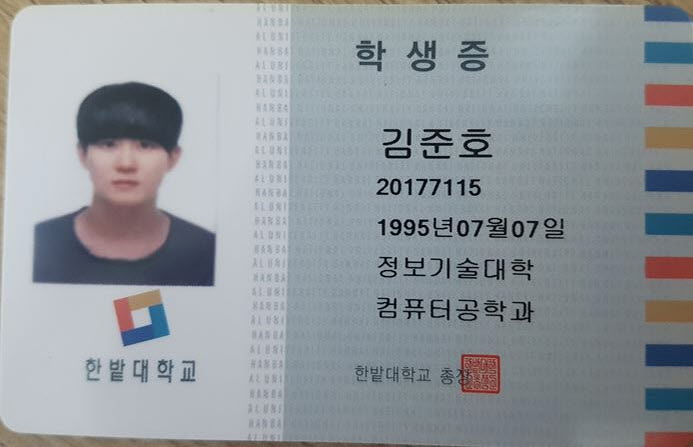
#> input picture test_images/screenshot/kimjunho.JPG, 693 x 447 px, found by its file name
$ python -i hanbatUNIV.py   (imports and definitions only)
#> lines starting #> are read from the running program, lines starting #| are printed output that depends on the picture
import cv2
import numpy as np
import yaml
import datetime
import pytesseract as ocr
from PIL import Image

configs = None
ocr.pytesseract.tesseract_cmd = 'C:\\Program Files\\Tesseract-OCR\\tesseract.exe'

# [31 lines left out: functions read_configs, resize, not called in this run]


def open_original(file_path):
#> called with file_path = '../test_images/screenshot/kimjunho.jpg'
    image_origin = cv2.imread(file_path)  # read image from file
#> image_origin is the input picture: shape (447, 693, 3); mean B, G, R 156.7, 151.7, 145.9
    return image_origin


def get_gray(image_origin):
    copy = image_origin.copy()  # copy the image to be processed
    image_grey = cv2.cvtColor(copy, cv2.COLOR_BGR2GRAY)  # apply gray-scale to the image
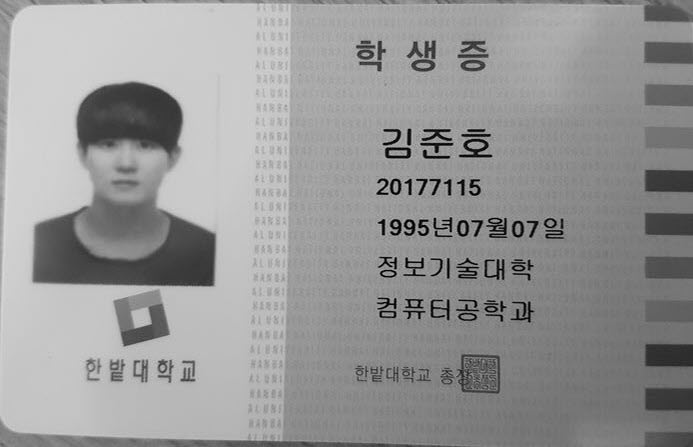
#> image_grey: shape (447, 693); min 1, max 218, mean 150.5
    return image_grey


# [8 lines left out: function get_canny, not called in this run]


def get_gradient(image_gray):
    copy = image_gray.copy()  # copy the image to be processed
    # get configs
    global configs
    kernel_size_row = configs['gradient']['kernel_size_row']
    kernel_size_col = configs['gradient']['kernel_size_col']
    # make kernel matrix for dilation and erosion
    kernel = cv2.getStructuringElement(cv2.MORPH_ELLIPSE, (kernel_size_row, kernel_size_col))
    # morph gradient
    image_gradient = cv2.morphologyEx(copy, cv2.MORPH_GRADIENT, kernel)
    return image_gradient


# [20 lines left out: function remove_long_line, not called in this run]


def get_threshold(image_gray):
    copy = image_gray.copy()  # copy the image to be processed
    # get configs
    global configs
    mode = configs['threshold']['mode']  # get threshold mode (mean or gaussian or global)
    block_size = configs['threshold']['block_size']
    subtract_val = configs['threshold']['subtract_val']

    if mode == 'mean':  # adaptive threshold - mean
        image_threshold = cv2.adaptiveThreshold(copy, 255, cv2.ADAPTIVE_THRESH_MEAN_C,
                                                cv2.THRESH_BINARY_INV, block_size, subtract_val)
    elif mode == 'gaussian':  # adaptive threshold - gaussian
        image_threshold = cv2.adaptiveThreshold(copy, 255, cv2.ADAPTIVE_THRESH_GAUSSIAN_C,
                                                cv2.THRESH_BINARY_INV, block_size, subtract_val)
    else:  # (mode == 'global') global threshold - otsu's binary operation
        image_threshold = get_otsu_threshold(copy)

    return image_threshold  # Returns the image with the threshold applied.


# [85 lines left out: functions get_global_threshold, get_otsu_threshold, get_closing, get_contours, draw_contour_rect, get_cropped_images and 1 more, not called in this run]

def process_image(image_file):
    image_origin = open_original(image_file)
    # image_origin = cv2.pyrUp(image_origin)  # size up ( x4 )  이미지 크기가 작을 경우 이미지 사이즈업 해야합니다.
    # Grey-Scale
    image_gray = get_gray(image_origin)
    cv2.imshow('image_gray', image_gray)
    # Morph Gradient
    image_gradient = get_gradient(image_gray)
    cv2.imshow('image_gradient', image_gradient)
    # Threshold
    image_threshold = get_threshold(image_gradient)
    cv2.imshow('image_threshold', image_threshold)
    # Long line remove
    image_line_removed = remove_long_line(image_threshold)
    cv2.imshow('image_line_removed', image_line_removed)
    # Morph Close
    image_close = get_closing(image_line_removed)
    contours = get_contours(image_close)
    cv2.imshow('image_close', image_close)

    return get_cropped_images(image_origin, contours)  # 글자로 추정되는 부분을 잘라낸 이미지들을 반환

# [1 line not run here, left out]
image_path = '../test_images/screenshot/kimjunho.jpg'
# [1 line that did not run here, left out]
count = 0
hanbat_file_paths = ''
# [7 lines not run here, left out]
# [1 line that did not run here, left out]

# [1 line that did not run here, left out]
# [3 lines not run here, left out]
# [1 line that did not run here, left out]
# [6 lines not run here, left out]

>>> import cv2
>>> picture = cv2.imread('../test_images/screenshot/kimjunho.JPG', cv2.IMREAD_GRAYSCALE)
#> picture: shape (447, 693); min 0, max 218, mean 150.5
#> (the run stopped early here; a loop or call above may not have finished)
